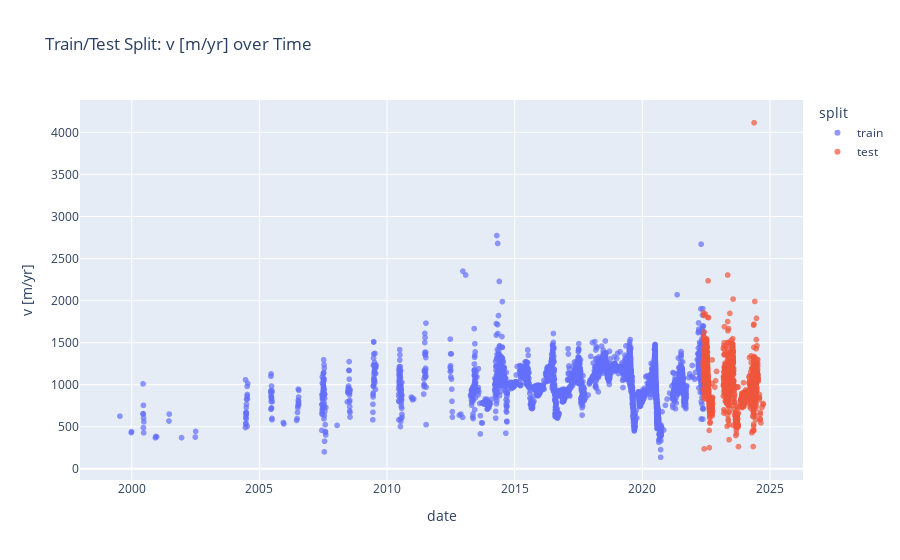

The cell this chart's notebook holds for it:
### Code cell
# Create a DataFrame for plotting
plot_df = pd.DataFrame({
    'date': pd.concat([X_train, X_test]),
    'v [m/yr]': pd.concat([y_train, y_test]),
    'split': ['train'] * len(X_train) + ['test'] * len(X_test)
})

fig = px.scatter(
    plot_df,
    x='date',
    y='v [m/yr]',
    color='split',
    title='Train/Test Split: v [m/yr] over Time',
    opacity=0.7
)
fig.show()

### Figure 1 — Plotly figure (JSON) as saved in the notebook; plotly's stock layout.template omitted (floating-point values rounded to 4 significant figures; data arrays with more than 128 entries replaced by an {"elided": "..."} marker saying what was removed)
{"data": [{"hovertemplate": "split=train<br>date=%{x}<br>v [m/yr]=%{y}<extra></extra>", "legendgroup": "train", "marker": {"color": "#636efa", "opacity": 0.7, "symbol": "circle"}, "mode": "markers", "name": "train", "showlegend": true, "type": "scattergl", "x": {"elided": "10557 str values"}, "xaxis": "x", "y": {"elided": "10557 int values"}, "yaxis": "y"}, {"hovertemplate": "split=test<br>date=%{x}<br>v [m/yr]=%{y}<extra></extra>", "legendgroup": "test", "marker": {"color": "#EF553B", "opacity": 0.7, "symbol": "circle"}, "mode": "markers", "name": "test", "showlegend": true, "type": "scattergl", "x": {"elided": "4525 str values"}, "xaxis": "x", "y": {"elided": "4525 int values"}, "yaxis": "y"}], "layout": {"legend": {"title": {"text": "split"}, "tracegroupgap": 0}, "title": {"text": "Train/Test Split: v [m/yr] over Time"}, "xaxis": {"anchor": "y", "domain": [0, 1], "title": {"text": "date"}}, "yaxis": {"anchor": "x", "domain": [0, 1], "title": {"text": "v [m/yr]"}}}}
